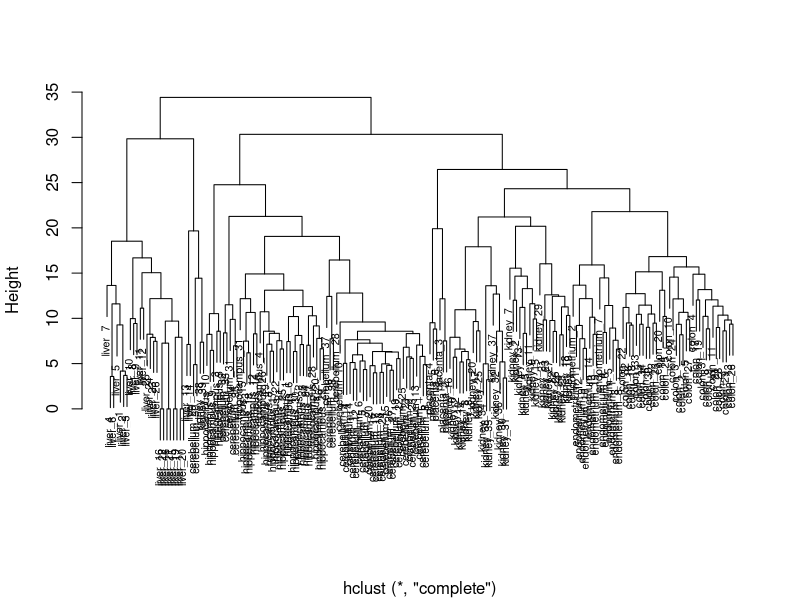
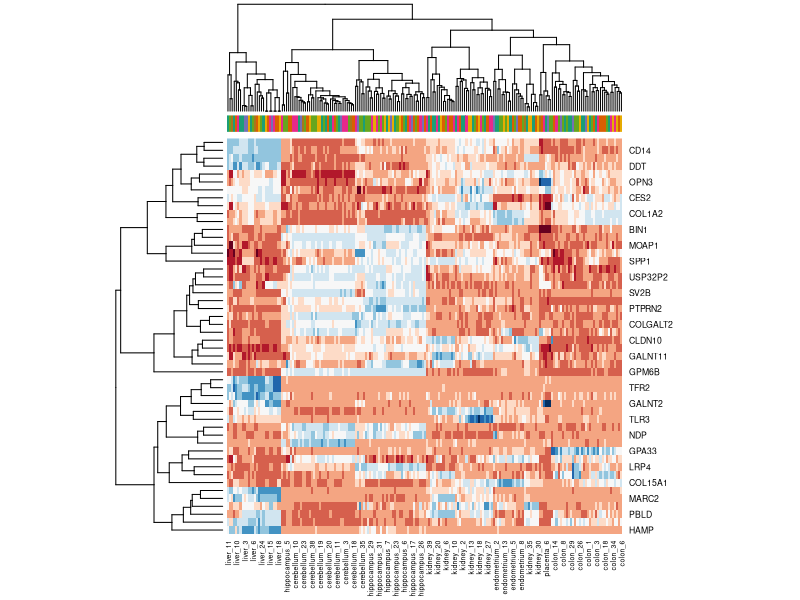

Write the R code that produced these figures, in order.
library(tidyverse)
library(dslabs)

#Q1
data("tissue_gene_expression")
d <- dist(tissue_gene_expression$x - rowMeans(tissue_gene_expression$x))

#Q2
h <- hclust(d)
plot(h, cex = 0.65, main = "", xlab = "")

#Q3
library(RColorBrewer)
sds <- matrixStats::colSds(tissue_gene_expression$x)
ind <- order(sds, decreasing = TRUE)[1:50]
colors <- brewer.pal(7, "Dark2")[as.numeric(tissue_gene_expression$y)]
heatmap(t(tissue_gene_expression$x[,ind]), col = brewer.pal(11, "RdBu"), scale = "row", ColSideColors = sample(colors))
